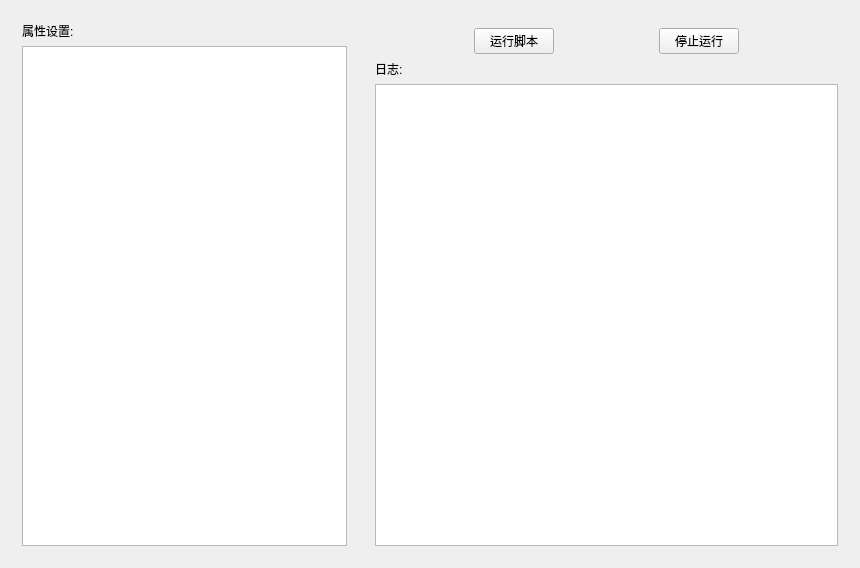
<?xml version="1.0" encoding="UTF-8"?>
<ui version="4.0">
 <class>ProprietaryEditorClass</class>
 <widget class="QWidget" name="ProprietaryEditorClass">
  <property name="geometry">
   <rect>
    <x>0</x>
    <y>0</y>
    <width>860</width>
    <height>568</height>
   </rect>
  </property>
  <property name="windowTitle">
   <string>ProprietaryEditor</string>
  </property>
  <layout class="QHBoxLayout" name="horizontalLayout_2" stretch="5,7">
   <item>
    <widget class="QWidget" name="widget" native="true">
     <layout class="QVBoxLayout" name="verticalLayout_2">
      <item>
       <widget class="QLabel" name="label">
        <property name="text">
         <string>属性设置:</string>
        </property>
       </widget>
      </item>
      <item>
       <widget class="QTreeWidget" name="treeWidget">
        <property name="headerHidden">
         <bool>true</bool>
        </property>
        <column>
         <property name="text">
          <string notr="true">1</string>
         </property>
        </column>
       </widget>
      </item>
     </layout>
    </widget>
   </item>
   <item>
    <widget class="QWidget" name="widget_2" native="true">
     <layout class="QVBoxLayout" name="verticalLayout">
      <item>
       <widget class="QWidget" name="editors_widget" native="true"/>
      </item>
      <item>
       <layout class="QHBoxLayout" name="horizontalLayout">
        <item>
         <widget class="QPushButton" name="run_button">
          <property name="maximumSize">
           <size>
            <width>80</width>
            <height>16777215</height>
           </size>
          </property>
          <property name="text">
           <string>运行脚本</string>
          </property>
         </widget>
        </item>
        <item>
         <widget class="QPushButton" name="stop_button">
          <property name="maximumSize">
           <size>
            <width>80</width>
            <height>16777215</height>
           </size>
          </property>
          <property name="text">
           <string>停止运行</string>
          </property>
         </widget>
        </item>
       </layout>
      </item>
      <item>
       <widget class="QLabel" name="label_2">
        <property name="text">
         <string>日志:</string>
        </property>
       </widget>
      </item>
      <item>
       <widget class="QPlainTextEdit" name="plainTextEdit"/>
      </item>
     </layout>
    </widget>
   </item>
  </layout>
 </widget>
 <layoutdefault spacing="6" margin="11"/>
 <resources/>
 <connections/>
</ui>
